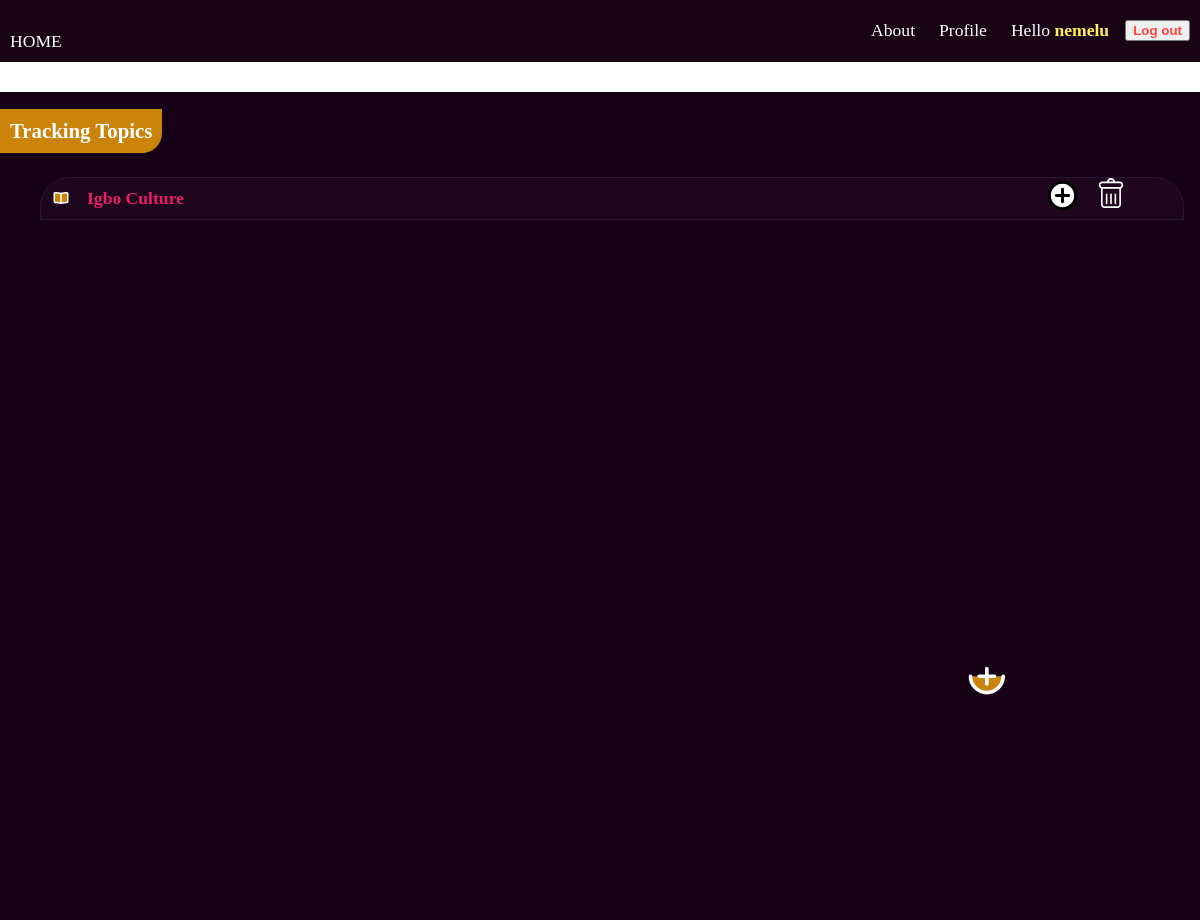
The app's page /topics/ (signed in), older data.
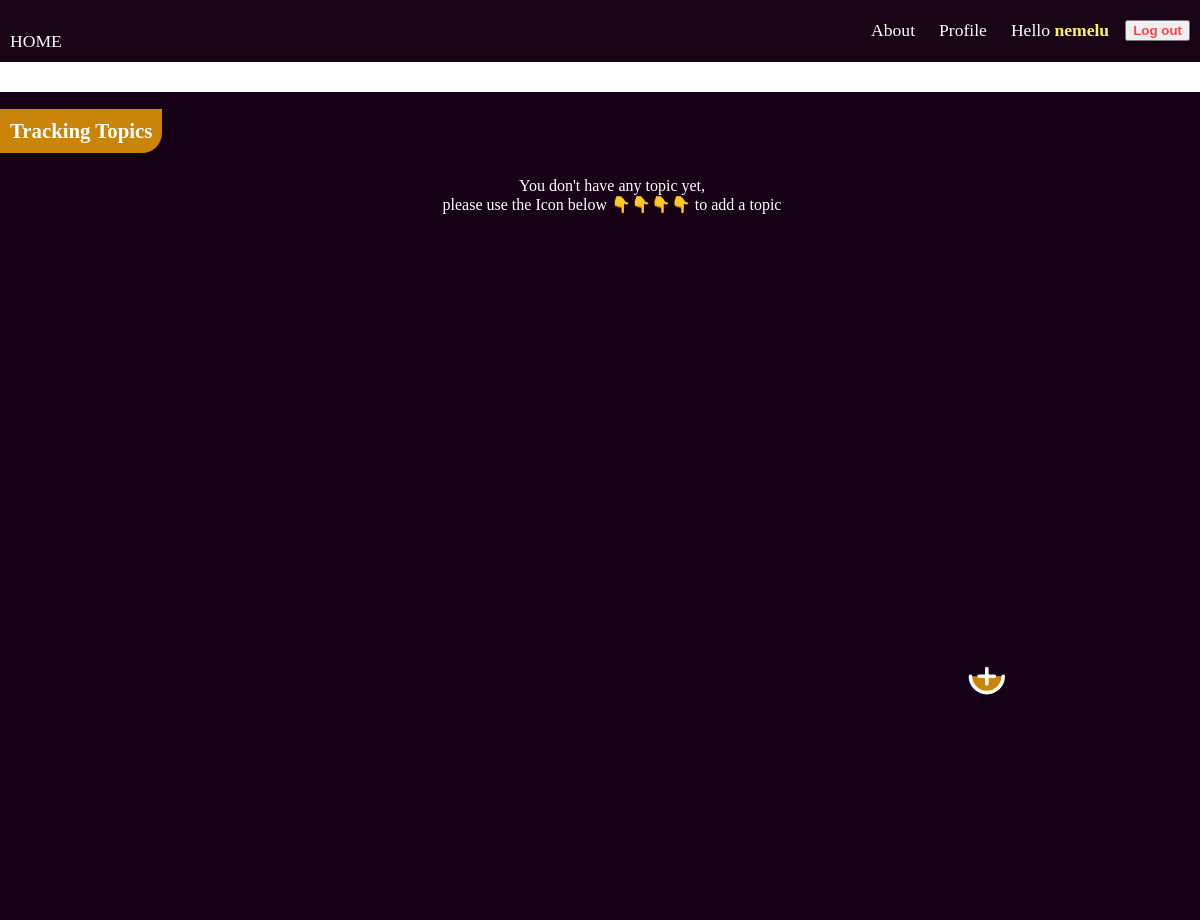
The same page, newer data.
### learning_logs/models.py (models this page shows)
class Topic(models.Model):
    text = models.CharField(max_length=200)
    date_added = models.DateTimeField(auto_now_add=True)
    owner = models.ForeignKey(User, on_delete=models.CASCADE)
    def __str__(self):
        return self.text

### learning_logs/views.py (the view)
# urls.py: path('topics/', views.topics, name='topics'),
@login_required
def topics(request):
    topics = Topic.objects.filter(owner=request.user).order_by('date_added')
    context = {'topics': topics}
    return render(request, 'learning_logs/topics.html', context)

### templates/learning_logs/topics.html (shortened to what this page needs)
{% extends 'learning_logs/base.html' %}
{% load static %}
{% block content %}
    <div class='topic-cont'>
        <h2>Tracking Topics </h2>
        <div class='topics'>
            {% for topic in topics %}
                <div class='topic'>
                  <a href="{% url 'learning_logs:topic' topic.id %}"> {{topic}} </a>
                  <span class='add-icon'>
                    <a href="{% url 'learning_logs:new_entry' topic.id %}">
                        <img width='35px' src="{% static 'Assets/images/edit-icon.svg' %}" />
                    </a>
                    <a href="{% url 'learning_logs:delete_topic' topic.id %}">
                        <img width='30px' src="{% static 'Assets/images/delete.svg' %}" />
                    </a>
                  </span>
                </div>
                {% empty %}
                <p style='text-align:center; padding: 0;'>
                    You don't have any topic yet, </br> please use the Icon below 👇👇👇👇 to add a topic
                </p>
            {% endfor %}
        </div>
       <i class='add-topic'>
        <a href="{% url 'learning_logs:new_topic' %}" style="color: white">
            <img width='40px' src="{% static 'Assets/images/add.svg' %}" />
        </a>
       </i>
    </div>
{% endblock %}

Row changes from the older to the newer data that the page shows:
removed Topic: text "Igbo Culture"
Text that changed along with them:
text now shown: "You don't have any topic yet, please use the Icon below 👇👇👇👇 to add a topic"
